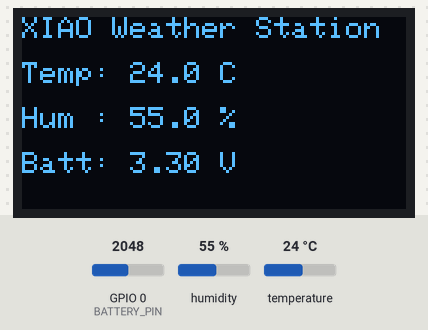
Bench run of a sketch on a simulated ESP32-C6. Shown: 128×64 one-colour display. Inputs (shaded band) come from the test bench; at power-on: humidity 55 %, GPIO 0 (BATTERY_PIN) = 2048, temperature 24 °C. WiFi joins after 1.5 s; servers stay silent unless stated; what the sketch prints to the serial monitor is not drawn.

Above: at 7.1 s.
7.2 s: humidity set to 22 %
At 11.1 s:
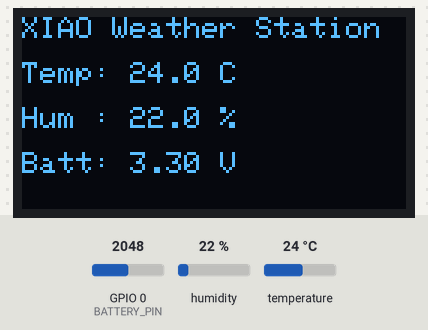
11.4 s: GPIO 0 (BATTERY_PIN) set to 2866
At 13.1 s:
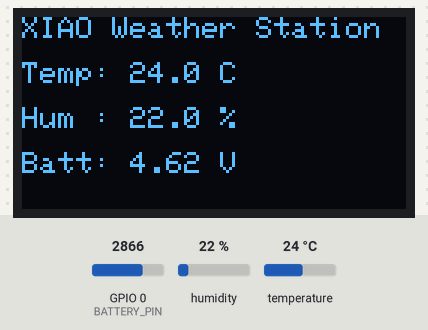
13.4 s: temperature set to 12 °C
At 14.4 s:
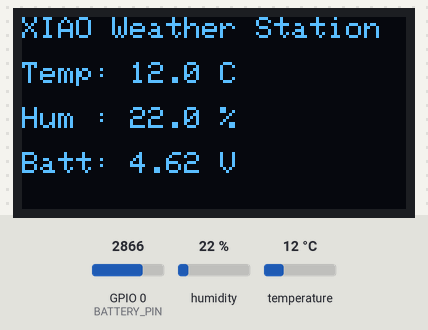
15.4 s: GPIO 0 (BATTERY_PIN) set to 3603
At 16.3 s:
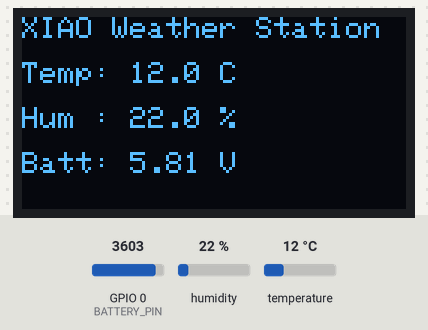
17.4 s: humidity set to 40 %
At 18.6 s:
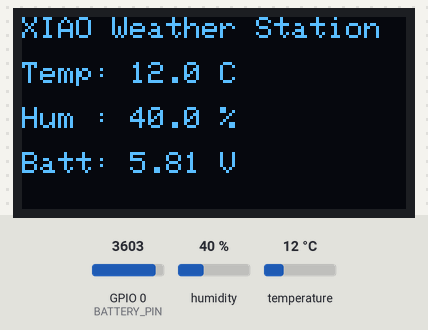
19.4 s: GPIO 0 (BATTERY_PIN) set to 4095
At 20.5 s:
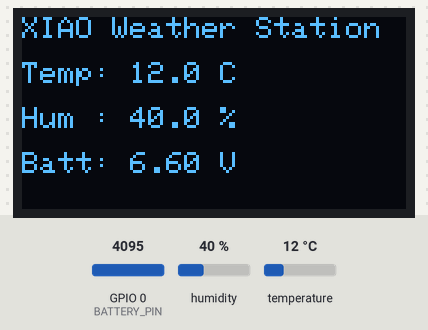
Timing chart, 0 to 22.4 s (numbered marks = the images above; inputs shaded):
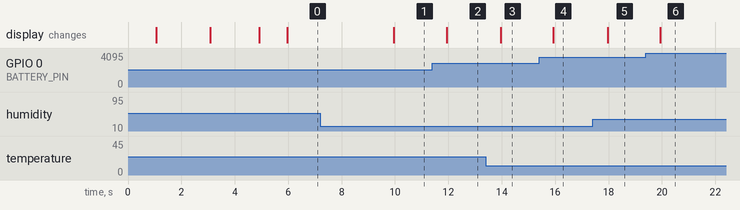

Measured:
- after the input at 7.2 s, the display: changes after 2.8 s (image 1)
- after the input at 11.4 s, the display: changes after 0.54 s (image 2)
- after the input at 13.4 s, the display: changes after 0.56 s (image 3)
- after the input at 15.4 s, the display: changes after 0.54 s (image 4)
- after the input at 17.4 s, the display: changes after 0.56 s (image 5)
- after the input at 19.4 s, the display: changes after 0.54 s (image 6)

The sketch:

XIAO_Weather_Station.ino
```cpp
/***************************************************
   Seeed XIAO ESP32-C6 Weather Station
   Features:
   - DHT11 Sensor (Temperature + Humidity)
   - SSD1306 OLED Display
   - Battery Voltage
   - Blynk Cloud Dashboard
***************************************************/

// ---- BLYNK TEMPLATE INFO ----  add all the details of the blynk app here.
#define BLYNK_TEMPLATE_ID ""
#define BLYNK_TEMPLATE_NAME ""
#define BLYNK_AUTH_TOKEN ""

// ---- Include Libraries ----
#include <Wire.h>
#include <Adafruit_GFX.h>
#include <Adafruit_SSD1306.h>
#include "DHT.h"
#include <WiFi.h>
#include <BlynkSimpleEsp32.h>

// ---- WiFi Credentials ----
char ssid[] = "";   // add your wifi name
char pass[] = "";   // add your wifi password

// ---- DHT11 Sensor ----
#define DHTPIN 2
#define DHTTYPE DHT11
DHT dht(DHTPIN, DHTTYPE);

// ---- OLED Display ----
#define SCREEN_WIDTH 128
#define SCREEN_HEIGHT 64
#define OLED_RESET -1
Adafruit_SSD1306 display(SCREEN_WIDTH, SCREEN_HEIGHT, &Wire, OLED_RESET);

// ---- Battery Voltage Input ----
#define BATTERY_PIN A0  // ADC pin connected to voltage divider (2x 100kΩ resistors)

// ---- Timing ----
unsigned long lastUpdate = 0;
const long updateInterval = 2000; // 2 seconds

// ---- Read Battery Voltage ----
float readBatteryVoltage() {
  int raw = analogRead(BATTERY_PIN);
  float voltage = (raw / 4095.0) * 3.3 * 2.0; // Scale for voltage divider
  return voltage;
}

// ---- Setup ----
void setup() {
  Serial.begin(115200);
  delay(1000);

  // Correct I2C pins for Seeed XIAO ESP32-C6
  Wire.begin(22, 23);  // SDA=D4 (GPIO22), SCL=D5 (GPIO23)
  dht.begin();

  // Initialize OLED
  if (!display.begin(SSD1306_SWITCHCAPVCC, 0x3C)) {
    Serial.println("⚠️ OLED not found. Check wiring or address (try 0x3D).");
    while (true);
  }

  display.dim(false);  // Full brightness
  display.clearDisplay();
  display.setTextSize(1);
  display.setTextColor(SSD1306_WHITE);
  display.setCursor(10, 10);
  display.println("OLED Test OK!");
  display.setCursor(10, 30);
  display.println("Booting...");
  display.display();
  delay(2000);

  // WiFi Connection Display
  display.clearDisplay();
  display.setCursor(0, 20);
  display.println("Connecting WiFi...");
  display.display();

  // Connect to WiFi and Blynk
  Blynk.begin(BLYNK_AUTH_TOKEN, ssid, pass);

  display.clearDisplay();
  display.setCursor(0, 20);
  display.println("WiFi Connected!");
  display.display();
  delay(1000);
}

// ---- Main Loop ----
void loop() {
  Blynk.run();

  if (millis() - lastUpdate >= updateInterval) {
    lastUpdate = millis();
    readAndDisplay();
  }
}

// ---- Read Sensor Data and Update Display ----
void readAndDisplay() {
  float temp = dht.readTemperature();
  float hum = dht.readHumidity();
  float vbat = readBatteryVoltage();

  // Fallback values if DHT fails
  if (isnan(temp)) temp = 25.0;
  if (isnan(hum)) hum = 50.0;

  // ---- Send Data to Blynk ----
  Blynk.virtualWrite(V0, temp);
  Blynk.virtualWrite(V1, hum);
  Blynk.virtualWrite(V2, vbat);

  // ---- Serial Output ----
  Serial.printf("Temp: %.1f C | Hum: %.1f %% | Batt: %.2f V\n",
                temp, hum, vbat);

  // ---- OLED Output ----
  display.clearDisplay();
  display.setTextSize(1);
  display.setTextColor(SSD1306_WHITE);

  display.setCursor(0, 0);
  display.println("XIAO Weather Station");

  display.setCursor(0, 15);
  display.printf("Temp: %.1f C", temp);

  display.setCursor(0, 30);
  display.printf("Hum : %.1f %%", hum);

  display.setCursor(0, 45);
  display.printf("Batt: %.2f V", vbat);

  display.display();
}
```
